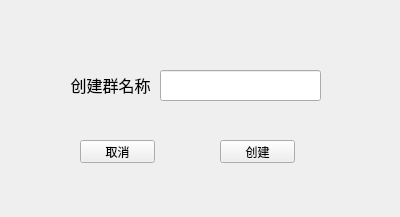
<?xml version="1.0" encoding="UTF-8"?>
<ui version="4.0">
 <class>CreateGroup</class>
 <widget class="QWidget" name="CreateGroup">
  <property name="geometry">
   <rect>
    <x>0</x>
    <y>0</y>
    <width>400</width>
    <height>217</height>
   </rect>
  </property>
  <property name="windowTitle">
   <string>Form</string>
  </property>
  <widget class="QLabel" name="label">
   <property name="geometry">
    <rect>
     <x>70</x>
     <y>70</y>
     <width>81</width>
     <height>31</height>
    </rect>
   </property>
   <property name="text">
    <string>&lt;html&gt;&lt;head/&gt;&lt;body&gt;&lt;p align=&quot;center&quot;&gt;&lt;span style=&quot; font-size:12pt;&quot;&gt;创建群名称&lt;/span&gt;&lt;/p&gt;&lt;/body&gt;&lt;/html&gt;</string>
   </property>
  </widget>
  <widget class="QLineEdit" name="lineEdit">
   <property name="geometry">
    <rect>
     <x>160</x>
     <y>70</y>
     <width>161</width>
     <height>31</height>
    </rect>
   </property>
  </widget>
  <widget class="QPushButton" name="cancelButton">
   <property name="geometry">
    <rect>
     <x>80</x>
     <y>140</y>
     <width>75</width>
     <height>23</height>
    </rect>
   </property>
   <property name="text">
    <string>取消</string>
   </property>
  </widget>
  <widget class="QPushButton" name="pushButton_2">
   <property name="geometry">
    <rect>
     <x>220</x>
     <y>140</y>
     <width>75</width>
     <height>23</height>
    </rect>
   </property>
   <property name="text">
    <string>创建</string>
   </property>
  </widget>
 </widget>
 <resources/>
 <connections/>
</ui>
